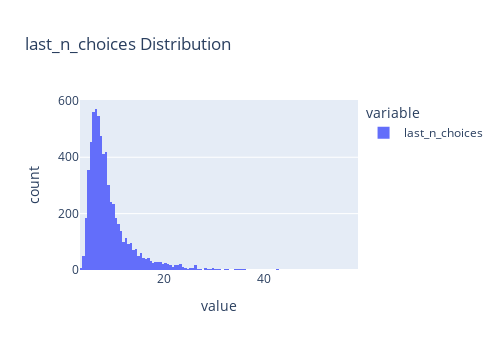

Notebook source saved alongside this figure:
### Code cell
px.histogram(optimal_words['last_n_choices'], height = 350, width = 500, title = 'last_n_choices Distribution')

### Figure 1 — Plotly figure (JSON) as saved in the notebook; plotly's stock layout.template omitted (floating-point values rounded to 4 significant figures; data arrays with more than 128 entries replaced by an {"elided": "..."} marker saying what was removed)
{"data": [{"alignmentgroup": "True", "bingroup": "x", "hovertemplate": "variable=last_n_choices<br>value=%{x}<br>count=%{y}<extra></extra>", "legendgroup": "last_n_choices", "marker": {"color": "#636efa", "pattern": {"shape": ""}}, "name": "last_n_choices", "offsetgroup": "last_n_choices", "orientation": "v", "showlegend": true, "type": "histogram", "x": {"elided": "6512 float values"}, "xaxis": "x", "yaxis": "y"}], "layout": {"barmode": "relative", "height": 350, "legend": {"title": {"text": "variable"}, "tracegroupgap": 0}, "title": {"text": "last_n_choices Distribution"}, "width": 500, "xaxis": {"anchor": "y", "domain": [0, 1], "title": {"text": "value"}}, "yaxis": {"anchor": "x", "domain": [0, 1], "title": {"text": "count"}}}}
